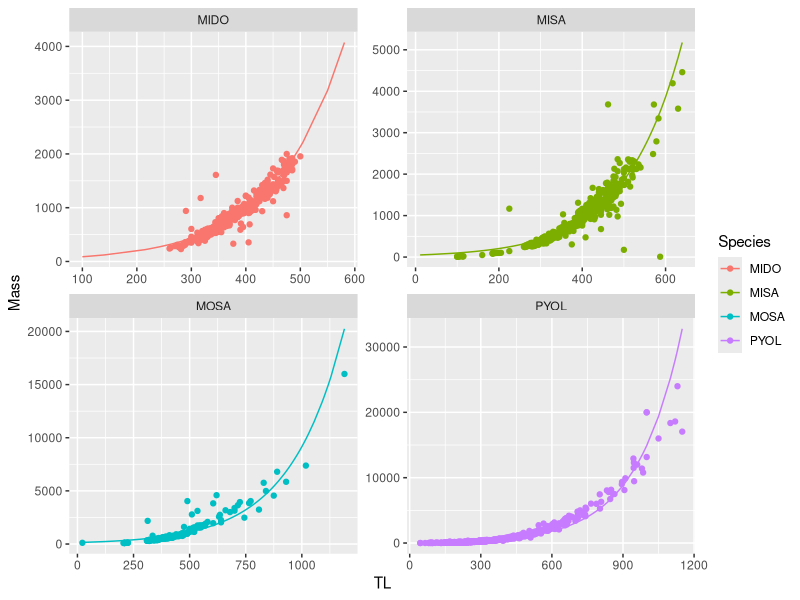

Write R code to recreate this figure.
library(readxl)
library(tidyverse)

flathead <- read_csv("raw_data/flathead.csv") %>% 
  mutate(Date = as.Date(Date, "%m/%d/%Y")) %>%
  mutate(PredMass = .000006*(TL^3.0997)) #length-weight relationship from Granfors (2014)

# USGS data set Mississippi river data 1983 - 2023 
# https://www.umesc.usgs.gov/cgi-bin/ltrmp/fish/fish_query.pl
lt_flathead <- read.csv("raw_data/ltrm_fish_data_flathead_lw.csv") %>%
  rename(TL = length) %>%
  mutate(Species = "PYOL", Mass = as.integer(weight),
         Date = as.Date(sdate,  "%m/%d/%Y"), 
         Reach = NA, Agency = "USGS") %>%
  select(Date, Species, TL, Mass, Reach, Agency)

others <- read_excel("raw_data/Fish.xlsx") %>% mutate(Date = as.Date(substr(Date,1,6), "%y%m%d")) %>%
  mutate(Species = case_when(Species == 'Largemouth Bass' ~ 'MISA',
                             Species == 'Smallmouth Bass' ~ 'MIDO',
                             Species == 'Striped Bass' ~ 'MOSA')) %>%
  mutate(Reach = as.numeric(gsub('Reach', '', Reach)), Agency = 'USBR') %>%
  rename('TL' = 'Total Length', 'Mass' = 'Weight') %>%
  filter(Reach %in% c('2', '3'), !(Species == 'MISA' & TL > 650))

nonnatives <- rbind(lt_flathead, others)

species = c('MIDO', 'MOSA', 'MISA', 'PYOL')
dataList = list()
coefList = list()

for(i in species){
  temp <- nonnatives %>% filter(Species == i)
  model <- glm(Mass ~ TL, temp, family = poisson(link = "log"))
  temp$PredMass <- predict(model, newdata = temp, type = 'response')
  dataList[[i]] <- temp
  coefList[[i]] <- coef(model)
}

withMass <- bind_rows(dataList)
LWCoeff <- bind_rows(coefList, .id = "Species")
LWCoeff <- LWCoeff %>% 
  rename(LogTL = TL, LogIntercept = `(Intercept)`)

rm(dataList, coefList)

# nonnatives <- bind_rows(withMass, flathead)
saveRDS(nonnatives, file = 'nonnatives.rds')
saveRDS(LWCoeff, file = 'nonnativeslw.rds')

ggplot(withMass, aes(x = TL, color = Species)) + geom_point(aes(y = Mass)) + geom_line(aes(y = PredMass)) +
  facet_wrap(~Species, scales = 'free')
